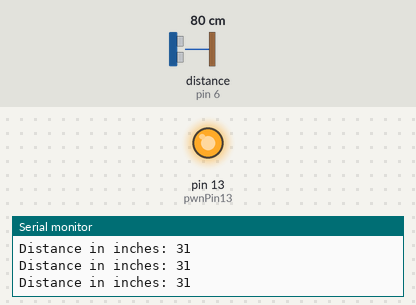
The sketch below on a simulated Arduino Uno, built with avr-gcc and run on an emulated ATmega328P. Parts: output pins drawn as LEDs (lit = HIGH), the last lines printed to the serial monitor. Wiring (inferred from the names in the program): range finder with pulse-width output: data pin 6. The test bench sets the inputs (shaded band); at power-on: distance to the obstacle (sensor on pin 6) 80 cm. The echo pulse lasts 58.3 µs per cm.

Above: at 1.2 s.
1.3 s: distance to the obstacle (sensor on pin 6) set to 48 cm
2.8 s: distance to the obstacle (sensor on pin 6) set to 38 cm
At 3.6 s:
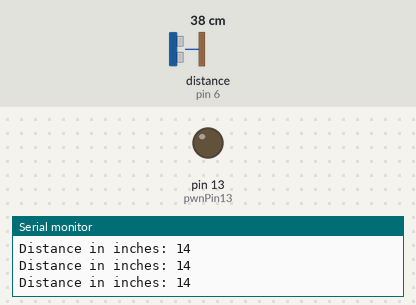
4.3 s: distance to the obstacle (sensor on pin 6) set to 60 cm
At 4.8 s:
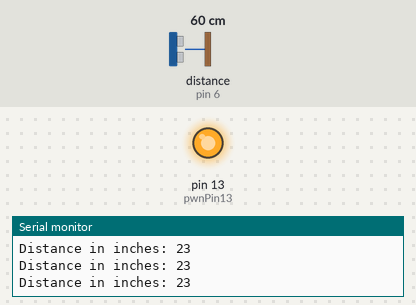
5.8 s: distance to the obstacle (sensor on pin 6) set to 2 cm
At 6.7 s:
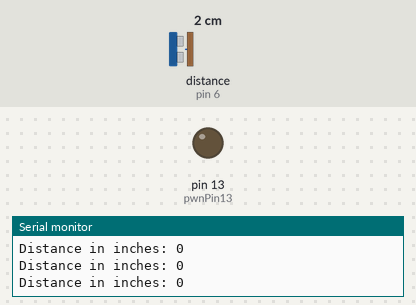
Timing chart, 0 to 8.3 s (numbered marks = the images above; inputs shaded):
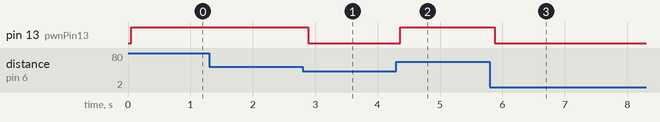

The sketch:

SonarCode.ino
```cpp
//Initial Author: Bruce Allen
//Edited by: Kriston Kong
//Date Created: 23/07/09
//Date Edited: 21/1/17


//PWM pins for reading in the pulse width from the MaxSonar device.

const int pwmPin1 = 6;
const int pwnPin13 = 13;

long pulse1, inches1, cm1;

void setup()

{

  Serial.begin(9600);

  pinMode(pwmPin1, INPUT);
  pinMode(pwnPin13, OUTPUT);

}

void loop()
{
  //Used to read in the pulse that is being sent by the MaxSonar device.
  //Pulse Width representation with a scale factor of 147 uS per Inch.

  pulse1 = pulseIn(pwmPin1, HIGH);

  //147uS per inch
  inches1 = pulse1 / 147;

  //change inches to centimetres
  cm1 = inches1 * 2.54;

  Serial.print("Distance in inches: ");
  Serial.println(inches1);

  if (inches1 >= 17)
{
  digitalWrite(pwnPin13, HIGH);
}

if (inches1 <17)

{

  digitalWrite(pwnPin13, LOW);
}

 // delay(200);
}
```

Measured:
- the behaviour switches between 44 and 43 cm on distance to the obstacle (sensor on pin 6) (found by bisection; images 0 and 1)
- after the input at 2.8 s, pin 13 (pwnPin13): HIGH → LOW after 0.09 s
- after the input at 4.3 s, pin 13 (pwnPin13): LOW → HIGH after 0.06 s
- after the input at 5.8 s, pin 13 (pwnPin13): HIGH → LOW after 0.08 s
